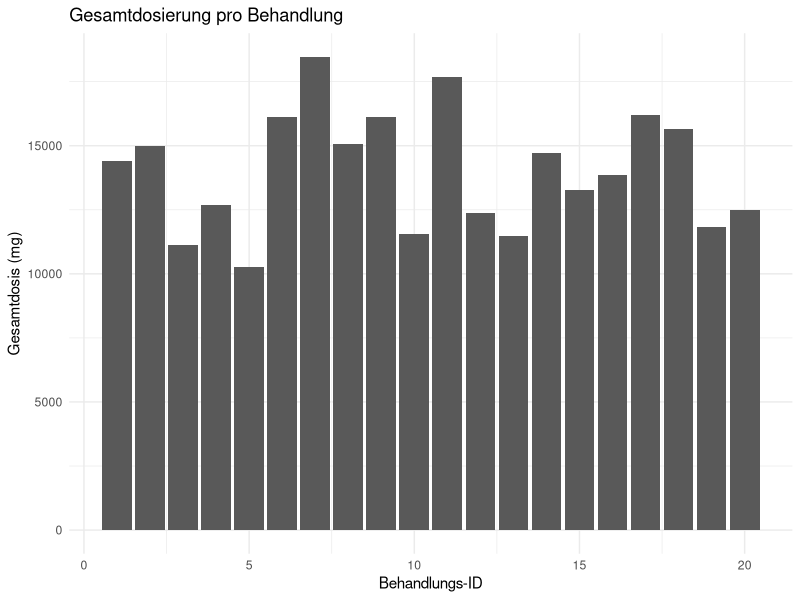
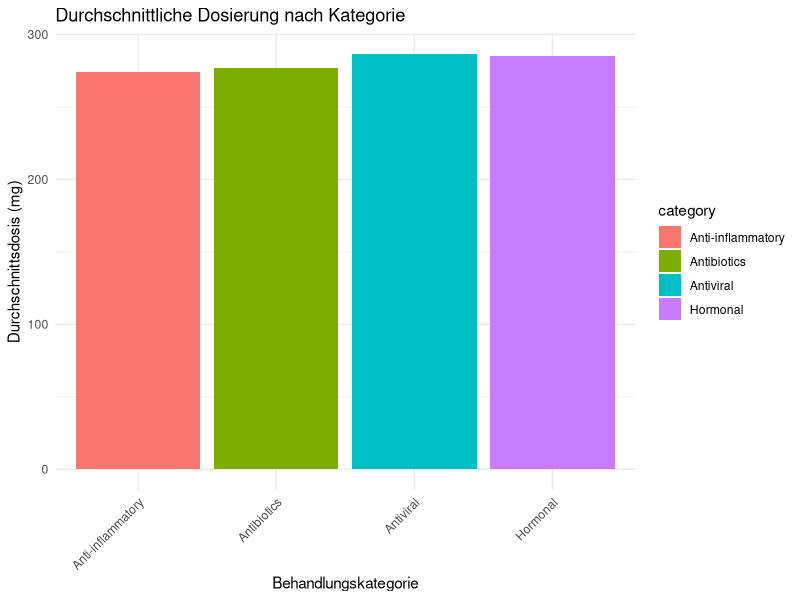
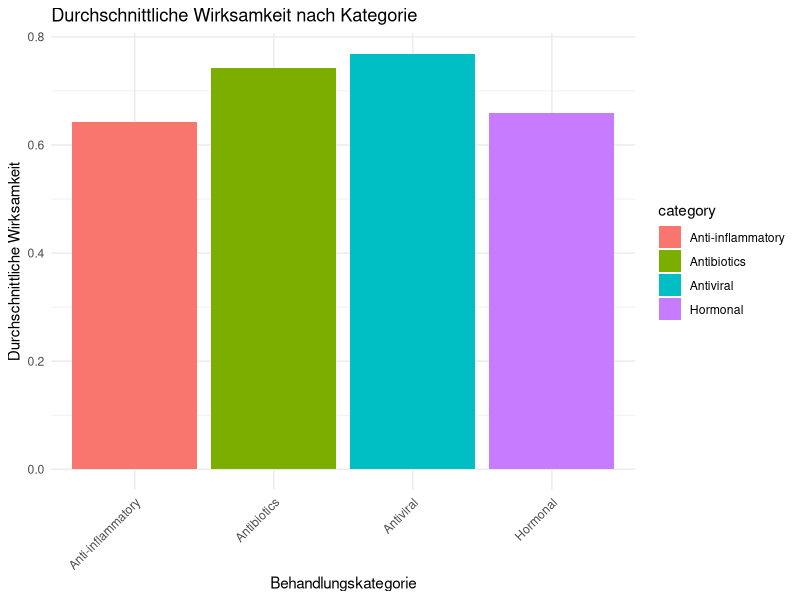
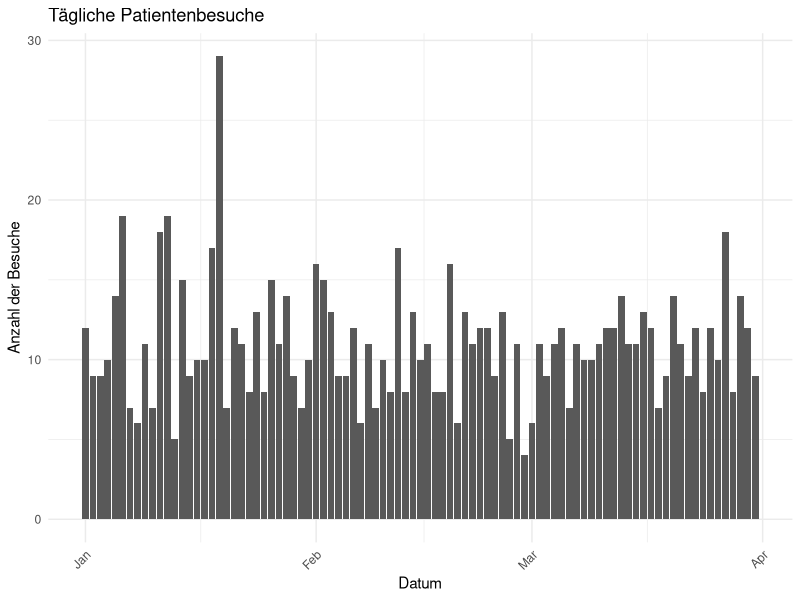
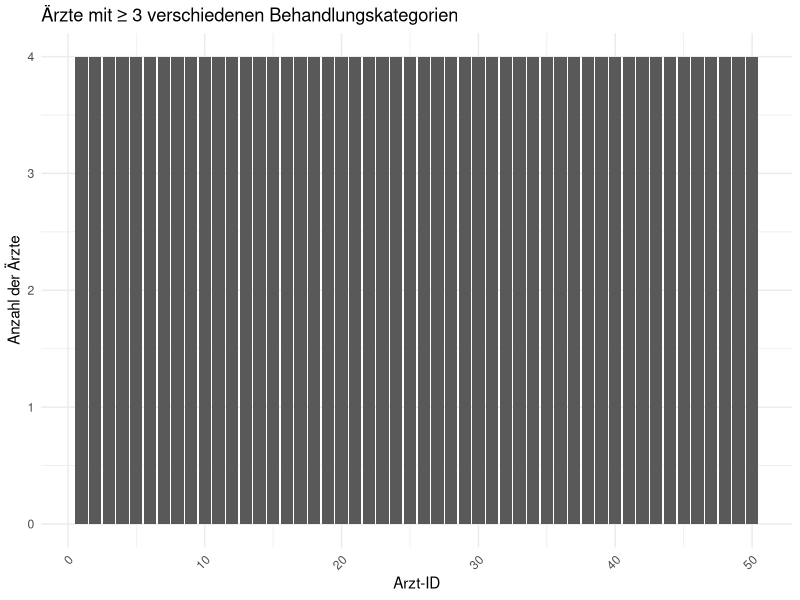
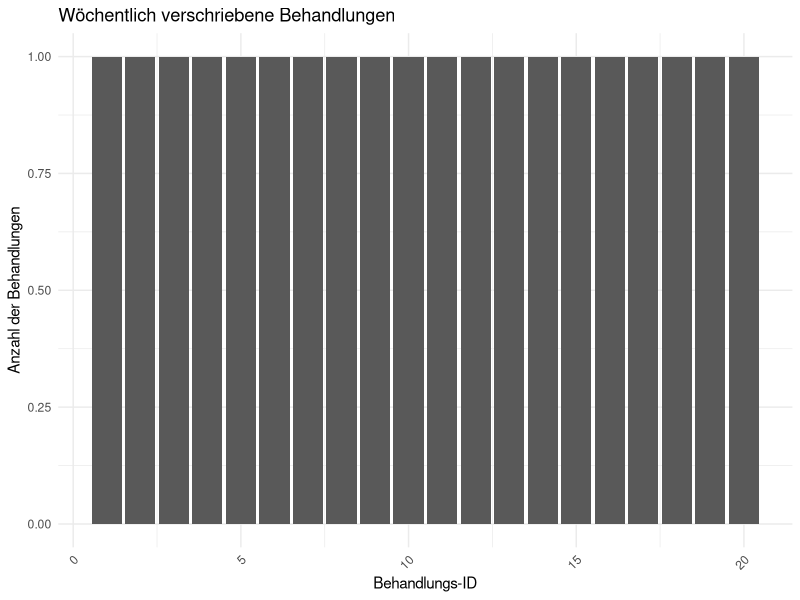

The R source for these figures, in order:
# Warnmeldungen ausschalten
options(warn = -1)

if (!requireNamespace("data.table", quietly = TRUE)) install.packages("data.table")
library(data.table)
library(ggplot2)

# Funktion zum Erstellen von Balkendiagrammen
create_bar_plot <- function(data, x_var, y_var = NULL, title, x_label, y_label, fill_var = NULL, rotate_x = TRUE, use_count_stat = FALSE) {
  if (use_count_stat) {
    p <- ggplot(data, aes_string(x = x_var, fill = fill_var)) +
      geom_bar(stat = "count") +
      labs(title = title, x = x_label, y = y_label) +
      theme_minimal()
  } else {
    p <- ggplot(data, aes_string(x = x_var, y = y_var, fill = fill_var)) +
      geom_bar(stat = "identity") +
      labs(title = title, x = x_label, y = y_label) +
      theme_minimal()
  }
  if (rotate_x) {
    p <- p + theme(axis.text.x = element_text(angle = 45, hjust = 1))
  }
  return(p)
}

# Funktion zum Speichern von Plots im 'plots'-Ordner
save_plot <- function(plot_object, filename, width = 8, height = 5, dpi = 300) {
  if (!dir.exists("plots")) dir.create("plots")
  filepath <- file.path("plots", filename)
  ggsave(filepath, plot = plot_object, width = width, height = height, dpi = dpi)
}


patients_dt <- data.table(
  patient_id = 1:1000,
  doctor_id = sample(1:50, 1000, replace = TRUE),
  treatment_id = sample(1:20, 1000, replace = TRUE),
  dosage_mg = sample(50:500, 1000, replace = TRUE),
  visit_date = as.Date('2024-01-01') + sample(0:90, 1000, replace = TRUE)
)


treatments_dt <- data.table(
  treatment_id = 1:20,
  treatment_name = paste0("Drug_", LETTERS[1:20]),
  efficacy_score = round(runif(20, 0.5, 0.95), 2),
  category = sample(c("Antibiotics", "Anti-inflammatory", "Hormonal", "Antiviral"), 20, replace = TRUE)
)

# Struktur der Tabellen anzeigen
str(patients_dt)
str(treatments_dt)

# Zusammenführen der Patientendaten mit den Behandlungsdaten
merged_data <- merge(patients_dt, treatments_dt, by = "treatment_id")

# Gesamtdosierung pro Behandlung berechnen
total_dosage_by_treatment <- merged_data[, .(total_dosage = sum(dosage_mg)), by = treatment_id]


# Top 5 Behandlungen mit der höchsten Gesamtdosis
top5_treatments <- total_dosage_by_treatment[order(-total_dosage)][1:5]
print(top5_treatments)

# Durchschnittsdosierung nach Behandlungskategorie berechnen
average_dosage_by_category <- merged_data[, .(average_dosage = mean(dosage_mg)), by = category]

# Ermittlung der Kategorie mit der höchsten durchschnittlichen Wirksamkeit
highest_efficacy_category <- treatments_dt[, .(average_efficacy = mean(efficacy_score)), by = category]
top_category <- highest_efficacy_category[order(-average_efficacy)][1]
print(top_category)

# Anzahl der Patientenbesuche pro Tag berechnen
daily_patient_visits <- merged_data[, .(visit_count = .N), by = visit_date]
max_visit_day <- daily_patient_visits[order(-visit_count)][1]
print(max_visit_day)

# Kalenderwoche aus Besuchsdatum extrahieren
merged_data[, week := as.integer(format(visit_date, "%U"))]

# Wöchentliche Zusammenfassung der Behandlungen nach Kategorie
weekly_summary <- merged_data[, .(weekly_treatment_count = .N), by = .(week, category)]
print(weekly_summary)



# Kumulative Dosierung pro Behandlung berechnen
merged_data[, running_total_dosage := cumsum(dosage_mg), by = treatment_id]

# Ärzte identifizieren, die mindestens 3 verschiedene Kategorien verschrieben haben
doctor_treatment_categories <- merged_data[, .(unique_categories = unique(category)), by = doctor_id]
doctors_with_multiple_categories <- doctor_treatment_categories[length(unique_categories) >= 3]
print(doctors_with_multiple_categories)



# Behandlungen identifizieren, die jede Woche verschrieben wurden
weekly_treatment_summary <- merged_data[, .(weekly_prescription_count = .N), by = .(week, treatment_id)]
treatments_prescribed_every_week <- weekly_treatment_summary[, .(prescribed_every_week = all(weekly_prescription_count > 0)), by = treatment_id]
treatments_prescribed_every_week <- treatments_prescribed_every_week[prescribed_every_week == TRUE]
print(treatments_prescribed_every_week)

plot1 <- create_bar_plot(
  total_dosage_by_treatment,
  x_var = "treatment_id",
  y_var = "total_dosage",
  title = "Gesamtdosierung pro Behandlung",
  x_label = "Behandlungs-ID",
  y_label = "Gesamtdosis (mg)",
  fill_var = NULL,
  rotate_x = FALSE
)

plot2 <- create_bar_plot(
  average_dosage_by_category,
  x_var = "category",
  y_var = "average_dosage",
  title = "Durchschnittliche Dosierung nach Kategorie",
  x_label = "Behandlungskategorie",
  y_label = "Durchschnittsdosis (mg)",
  fill_var = "category"
)

plot3 <- create_bar_plot(
  highest_efficacy_category,
  x_var = "category",
  y_var = "average_efficacy",
  title = "Durchschnittliche Wirksamkeit nach Kategorie",
  x_label = "Behandlungskategorie",
  y_label = "Durchschnittliche Wirksamkeit",
  fill_var = "category"
)

plot4 <- create_bar_plot(
  daily_patient_visits,
  x_var = "visit_date",
  y_var = "visit_count",
  title = "Tägliche Patientenbesuche",
  x_label = "Datum",
  y_label = "Anzahl der Besuche",
  fill_var = NULL
)

plot5 <- create_bar_plot(
  doctors_with_multiple_categories,
  x_var = "doctor_id",
  title = "Ärzte mit ≥ 3 verschiedenen Behandlungskategorien",
  x_label = "Arzt-ID",
  y_label = "Anzahl der Ärzte",
  fill_var = NULL,
  use_count_stat = TRUE
)

plot6 <- create_bar_plot(
  treatments_prescribed_every_week,
  x_var = "treatment_id",
  title = "Wöchentlich verschriebene Behandlungen",
  x_label = "Behandlungs-ID",
  y_label = "Anzahl der Behandlungen",
  fill_var = NULL,
  use_count_stat = TRUE
)

save_plot(plot1, "plot1_total_dosage_per_treatment.png")
save_plot(plot2, "plot2_average_dosage_by_category.png")
save_plot(plot3, "plot3_average_efficacy_by_category.png")
save_plot(plot4, "plot4_daily_patient_visits.png", width = 10) 
save_plot(plot5, "plot5_doctors_with_multiple_categories.png")
save_plot(plot6, "plot6_treatments_prescribed_every_week.png")

print("Plots wurden erfolgreich gespeichert.")


